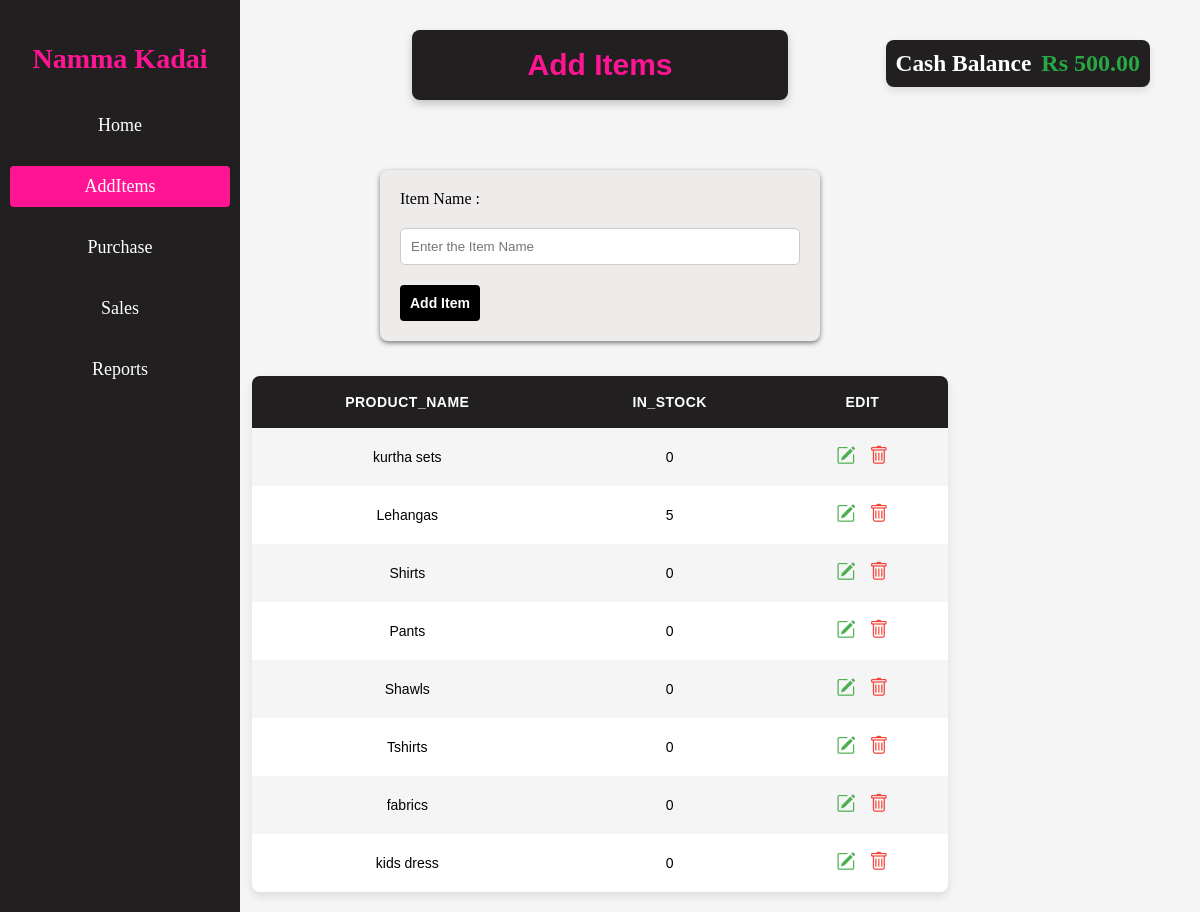
Page /additems on the earlier database version.
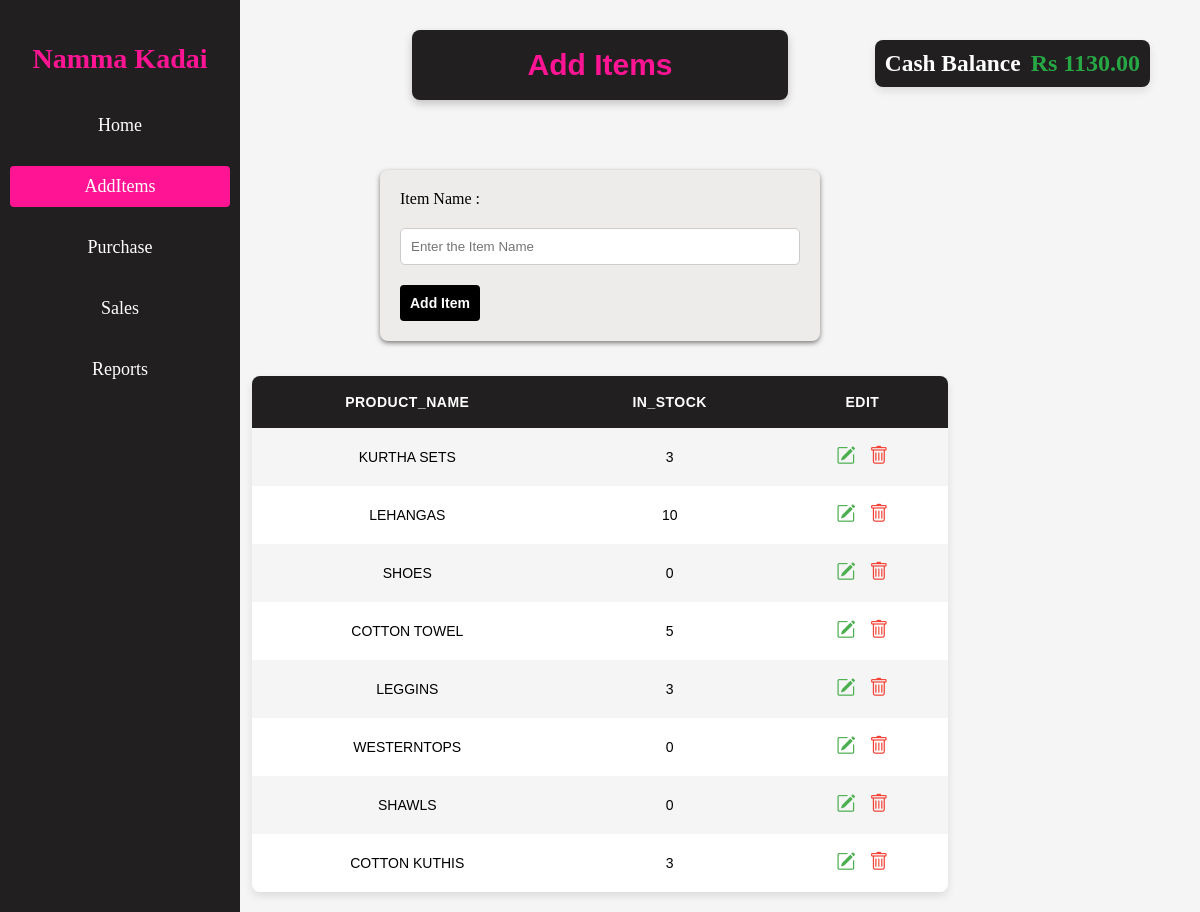
Same page on the later database version.
### models.py (models this page shows)
class CompanyModel(db.Model):
    __tablename__='company'
    id = db.Column(db.Integer, primary_key=True)
    company_name=db.Column(db.String(),nullable=False)
    cash_balance=db.Column(db.Float,default=1000.00)

class ItemModel(db.Model):
    __tablename__ ='item'
    item_id=db.Column(db.Integer,primary_key=True)
    item_name=db.Column(db.String(),nullable=False)
    qty=db.Column(db.Integer,default=0,nullable=False)  # Bonus column for item quantity

### App.py (the view, shortened to what this page needs)
@app.route('/additems',methods=['GET','POST'])
def additems():
    company=CompanyModel.query.first()
    items=ItemModel.query.all()
    no_items = len(items) == 0
    company.cash_balance = f'{company.cash_balance:.2f}'
    return render_template('add_items.html',company=company,items=items, no_items= no_items)

### App.py (called while the page is built)
@app.context_processor
def inject_path():
    return {'current_path': request.path}

### templates/add_items.html (shortened to what this page needs)
<!DOCTYPE html>
<html>
<head>
    <link rel="stylesheet" href="static/add_or_purchase_or_sale.css">
    <link href="https://cdn.jsdelivr.net/npm/bootstrap-icons/font/bootstrap-icons.css" rel="stylesheet">
</head>
<body>
    <div class="sidebar">
        <h2>Namma Kadai</h2>
        <a href="{{ url_for('home') }}">Home</a>
        <a href="{{ url_for('additems') }}"
            class="{% if current_path == url_for('additems') %}active{% endif %}">AddItems</a>
        <a href="{{ url_for('purchase') }}">Purchase</a>
        <a href="{{ url_for('sale') }}">Sales</a>
        <a href="{{ url_for('reports')}}">Reports</a>
    </div>
    <div class="title-bar">
        <h2>Add Items</h2>
    </div>
    <div class="balance-container">
        <h3>Cash Balance</h3>
        <div class="balance-amount">Rs {{company.cash_balance }}</div>
    </div>
    <div id="flash-messages">
        {% with messages = get_flashed_messages(with_categories=true) %}
            {% if messages %}
                {% for category, message in messages %}
                    <p class="message {{ category }}">{{ message }}</p>
                {% endfor %}
            {% else %}
                <p>No flash messages</p>
            {% endif %}
        {% endwith %}
    </div>
    <form class="formcontainer" method="POST">
        <label>Item Name :</label>
        <input type="text" name="item_name" placeholder="Enter the Item Name" id="filter-input" onkeyup="filterTable()"
            autocomplete="off" required><br>
        <button type="submit">Add Item</button>
    </form>
    <table id="items-table">
        <thead>
            <tr>
                <th>Product_Name</th>
                <th>In_Stock</th>
                <th>Edit</th>
            </tr>
        </thead>
        <tbody>
            {% if no_items %}
            <tr>
                <td colspan="4" style="align-items: center;">No Products Added</td>
            </tr>
            {% else %}
            {% for item in items %}
            <tr>
                <td>{{ item.item_name }}</td>
                <td>{{ item.qty}}</td>
                <td>
                    <form action="{{ url_for('updateitems', id=item.item_id) }}" method="get"
                        style="display: inline;margin-right: 10px;">
                        <button type="submit" style="background: none; border: none; cursor: pointer; padding: 0;">
                            <i class="bi bi-pencil-square" style="color: #4CAF50; font-size: 1.2rem;"></i>
                        </button>
                    </form>
                    <form action="{{ url_for('deleteitems', id=item.item_id) }}" method="post" style="display: inline;"
                        onsubmit="return confirm('Are you sure you want to delete this item?');">
                        <button type="submit" style="background: none; border: none; cursor: pointer; padding: 0;">
                            <i class="bi bi-trash" style="color: #F44336; font-size: 1.2rem;"></i>
                        </button>
                    </form>
                </td>
            </tr>
            {% endfor %}
            {% endif %}
        </tbody>
    </table>
</body>
</html>

Differences in the rows shown:
removed ItemModel: item_name "kurtha sets", qty "0"
removed ItemModel: item_name "Pants", qty "0"
changed CompanyModel: cash_balance "500.00" → "1130.00"
changed ItemModel: item_name "Lehangas" → "KURTHA SETS"; qty "5" → "3"
changed ItemModel: item_name "Shirts" → "LEHANGAS"; qty "0" → "10"
changed ItemModel: item_name "Shawls" → "SHOES"
changed ItemModel: item_name "Tshirts" → "COTTON TOWEL"; qty "0" → "5"
changed ItemModel: item_name "fabrics" → "LEGGINS"; qty "0" → "3"
changed ItemModel: item_name "kids dress" → "WESTERNTOPS"
added ItemModel: item_name "SHAWLS", qty "0"
added ItemModel: item_name "COTTON KUTHIS", qty "3"
